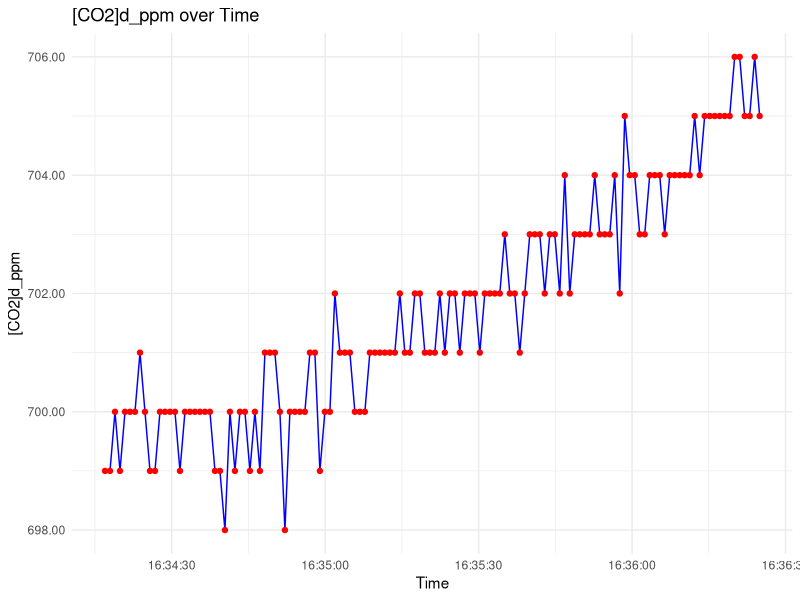
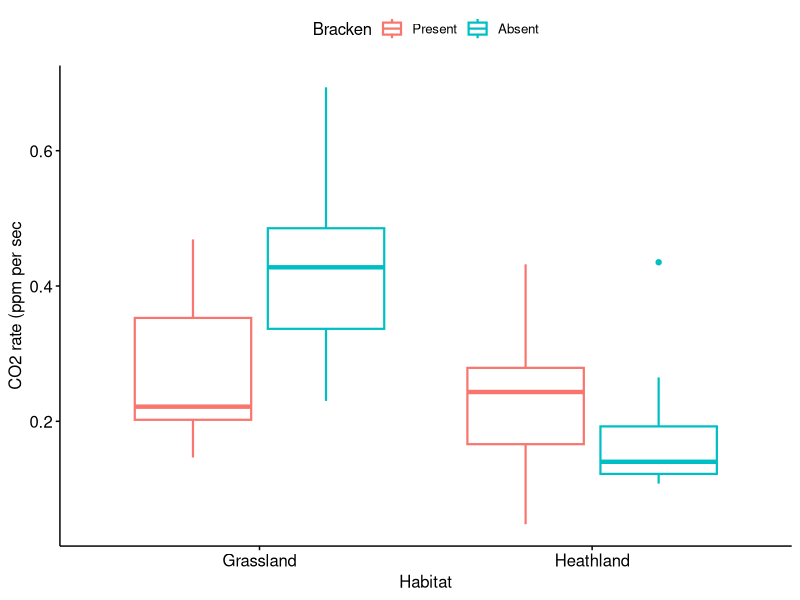
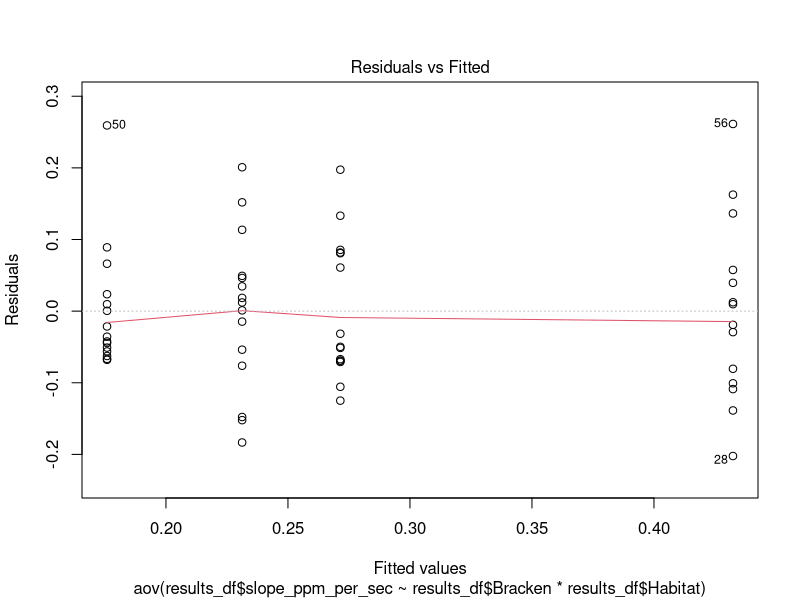
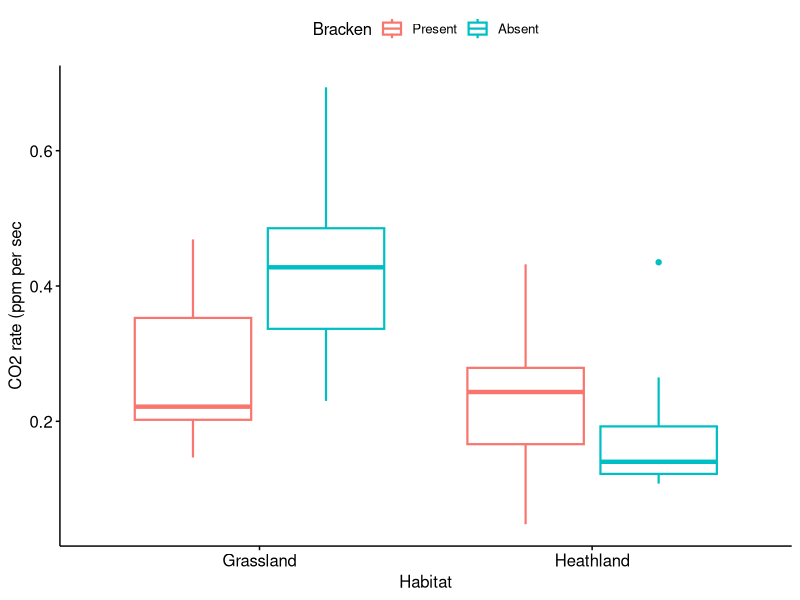

The R script that drew these images, in order: (Note: this script raises an error after producing the figures.)
# Load libraries
library(tidyverse)
library(here)
library(ggplot2)
library(lubridate)
library(ggpubr)
library(multcompView) #for significant difference letters

flux_data <- readr::read_delim(
  here::here("Data", "Gas Flux Measurements", "gas-flux-29-09-2025.csv"))

# Convert Time to POSIXct with milliseconds
flux_data <- flux_data %>%
  mutate(Time = as.POSIXct(Time, format = "%H:%M:%OS", tz = "UTC"))

start_time <- as.POSIXct("16:34:16.000", format = "%H:%M:%OS", tz = "UTC")
end_time   <- as.POSIXct("16:36:25.000", format = "%H:%M:%OS", tz = "UTC")

filtered_data <- flux_data %>%
  filter(Time >= start_time & Time <= end_time) 


ggplot(filtered_data, aes(x = Time, y = `[CO2]d_ppm`, group = 1)) +
  geom_line(color = "blue") +
  geom_point(color = "red", size = 1.5) +
  labs(
    title = "[CO2]d_ppm over Time",
    x = "Time",
    y = "[CO2]d_ppm"
  ) +
  scale_y_continuous(labels = scales::number_format(accuracy = 0.01)) +
  theme_minimal()

#### Linear regression to extract gradient ----

# Create numeric Time in seconds since start of measurement
filtered_data <- filtered_data %>%
  mutate(Time_sec = as.numeric(Time - min(Time)))
#run linear regression
model <- lm(`[CO2]d_ppm` ~ Time_sec, data = filtered_data)
#the gradient of the slope (units ppm per second)
summary(model)$coefficients["Time_sec", "Estimate"]

#### Function to automatically trim flux data based on time segments - CO2 ----

library(tidyverse)
library(lubridate)

# --- Load flux data ---
flux_data <- readr::read_delim(
  here::here("Data", "Gas Flux Measurements", "gas-flux-29-09-2025.csv"))

#remove commas from time row
flux_data$Time <- gsub(",", "", flux_data$Time)

# Combine Date and Time safely (for dd/mm/yyyy format with fractional seconds)
flux_data <- flux_data %>%
  mutate(
    DateTime = as.POSIXct(paste(Date, Time), format = "%d/%m/%Y %H:%M:%OS", tz = "UTC")
  )
# --- Load time ranges with sample IDs ---
time_ranges <- readr::read_delim(
  here::here("Data", "Gas Flux Measurements", "measurement-times-29-09-2025.csv"))

# Combine Date + start_time and Date + end_time into POSIXct
# (Assuming the Date column matches the start/end times)
time_ranges <- time_ranges %>%
  mutate(
    start_datetime = as.POSIXct(paste(Date, Start), format = "%d/%m/%Y %H:%M:%OS", tz = "UTC"),
    end_datetime   = as.POSIXct(paste(Date, End),   format = "%d/%m/%Y %H:%M:%OS", tz = "UTC")
  )


# --- Initialize list to store regression results ---
results_list <- list()

# --- Loop through each time range ---
for (i in 1:nrow(time_ranges)) {
  sample_id <- time_ranges$Mesocosm[i]
  start_dt <- time_ranges$start_datetime[i]
  end_dt <- time_ranges$end_datetime[i]
  
  # Subset flux data for this time window
  data_chunk <- flux_data %>%
    filter(DateTime >= start_dt & DateTime <= end_dt) %>%
    mutate(Time_sec = as.numeric(DateTime - min(DateTime)))  # time relative to chunk start
  
  # Only run regression if enough data
  if (nrow(data_chunk) >= 2) {
    model <- lm(`[CO2]d_ppm` ~ Time_sec, data = data_chunk)
    slope <- coef(model)[["Time_sec"]]
    r_squared <- summary(model)$r.squared
  } else {
    slope <- NA
    r_squared <- NA
  }

  
  # Store the result
  results_list[[i]] <- tibble(
    sample_id = sample_id,
    start_time = start_dt,
    end_time = end_dt,
    slope_ppm_per_sec = slope,
    r2 = r_squared
  )
}

# --- Combine results into one data frame ---
results_df <- bind_rows(results_list)

# --- View or export ---
print(results_df)


#append environmental factors 
factors <- readr::read_delim(
  here::here("Data", "Gas Flux Measurements", "mesocosm_id_factors.csv"))

# Left join to keep all rows from results_df and add matching Habitat and Vegetation
results_df <- results_df %>%
  left_join(factors, by = "sample_id")


#reorder the sites so they show up on the plot from west (LHS) to east (RHS)
results_df$Bracken <- factor(results_df$Bracken, levels = c("Present", "Absent"))
#reorder the habitats so they appear in the specified order
results_df$Habitat <- factor(results_df$Habitat, levels = c("Grassland", "Heathland"))

#boxplot the data. Use aes() with backticks (``) so avoid an error with our column name
co2_bxp <- ggboxplot(results_df, x = "Habitat", aes(y = `slope_ppm_per_sec`), color = "Bracken", lwd = 0.75)  + 
  labs(x = "Habitat",
       y = "CO2 rate (ppm per sec") + theme(
         # Remove panel border
         panel.border = element_blank(),  
         # Remove panel grid lines
         panel.grid.major = element_blank(),
         panel.grid.minor = element_blank(),
         # Remove panel background
         panel.background = element_blank(),
         # Add axis line
         axis.line = element_line(colour = "black", linewidth = 0.5),
         #change colour and thickness of axis ticks
         axis.ticks = element_line(colour = "black", linewidth = 0.5),
         #change axis labels colour
         axis.title.x = element_text(colour = "black"),
         axis.title.y = element_text(colour = "black"),
         #change tick labels colour
         axis.text.x = element_text(colour = "black"),
         axis.text.y = element_text(colour = "black"),
       ) 

show(co2_bxp)  
#save our plot
ggsave(path = "Figures", paste0(Sys.Date(), "_co2-ppm-per-sec.svg"), width = 10, height= 5, co2_bxp)

#Type 1 two-way anova using data from all sites
anova <- aov(results_df$slope_ppm_per_sec ~ results_df$Bracken*results_df$Habitat)
#check homogeneity of variance
plot(anova, 1)
#levene test.  if p value < 0.05, there is evidence to suggest that the variance across groups is statistically significantly different.
leveneTest(d$pH ~ d$Vegetation*d$Site)
#check normality.  
plot(anova, 2)
#conduct shapiro-wilk test on ANOVA residuals to test for normality
#extract the residuals
aov_residuals <- residuals(object = anova)
#run shapiro-wilk test.  if p > 0.05 the data is normal
shapiro.test(x = aov_residuals)

summary(anova)
#tukey's test to identify significant interactions
tukey <- TukeyHSD(anova)
#print(tukey)
#compact letter display
cld <- multcompLetters4(anova, tukey)
print(cld)



# Optional: write to CSV
# write_csv(results_df, "co2_slopes_output.csv")


  

#### Function to automatically trim flux data based on time segments - CH4 ----

library(tidyverse)
library(lubridate)

# --- Load flux data ---
flux_data <- readr::read_delim(
  here::here("Data", "Gas Flux Measurements", "gas-flux-29-09-2025.csv"))

#remove commas from time row
flux_data$Time <- gsub(",", "", flux_data$Time)

# Combine Date and Time safely (for dd/mm/yyyy format with fractional seconds)
flux_data <- flux_data %>%
  mutate(
    DateTime = as.POSIXct(paste(Date, Time), format = "%d/%m/%Y %H:%M:%OS", tz = "UTC")
  )
# --- Load time ranges with sample IDs ---
time_ranges <- readr::read_delim(
  here::here("Data", "Gas Flux Measurements", "measurement-times-29-09-2025.csv"))

# Combine Date + start_time and Date + end_time into POSIXct
# (Assuming the Date column matches the start/end times)
time_ranges <- time_ranges %>%
  mutate(
    start_datetime = as.POSIXct(paste(Date, Start), format = "%d/%m/%Y %H:%M:%OS", tz = "UTC"),
    end_datetime   = as.POSIXct(paste(Date, End),   format = "%d/%m/%Y %H:%M:%OS", tz = "UTC")
  )


# --- Initialize list to store regression results ---
results_list <- list()

# --- Loop through each time range ---
for (i in 1:nrow(time_ranges)) {
  sample_id <- time_ranges$Mesocosm[i]
  start_dt <- time_ranges$start_datetime[i]
  end_dt <- time_ranges$end_datetime[i]
  
  # Subset flux data for this time window
  data_chunk <- flux_data %>%
    filter(DateTime >= start_dt & DateTime <= end_dt) %>%
    mutate(Time_sec = as.numeric(DateTime - min(DateTime)))  # time relative to chunk start
  
  # Only run regression if enough data
  if (nrow(data_chunk) >= 2) {
    model <- lm(`[CH4]d_ppm` ~ Time_sec, data = data_chunk)
    slope <- coef(model)[["Time_sec"]]
    r_squared <- summary(model)$r.squared
  } else {
    slope <- NA
    r_squared <- NA
  }
  
  # Store the result
  results_list[[i]] <- tibble(
    sample_id = sample_id,
    start_time = start_dt,
    end_time = end_dt,
    slope_ppm_per_sec = slope,
    r2 = r_squared
  )
}

# --- Combine results into one data frame ---
results_df <- bind_rows(results_list)

# --- View or export ---
print(results_df)


#append environmental factors 
factors <- readr::read_delim(
  here::here("Data", "Gas Flux Measurements", "mesocosm_id_factors.csv"))

# Left join to keep all rows from results_df and add matching Habitat and Vegetation
results_df <- results_df %>%
  left_join(factors, by = "sample_id")


#reorder the sites so they show up on the plot from west (LHS) to east (RHS)
results_df$Bracken <- factor(results_df$Bracken, levels = c("Present", "Absent"))
#reorder the habitats so they appear in the specified order
results_df$Habitat <- factor(results_df$Habitat, levels = c("Grassland", "Heathland"))

#boxplot the data. Use aes() with backticks (``) so avoid an error with our column name
ch4_bxp <- ggboxplot(results_df, x = "Habitat", aes(y = `slope_ppm_per_sec`), color = "Bracken", lwd = 0.75)  + 
  labs(x = "Habitat",
       y = "CH4 rate (ppm per sec") + theme(
         # Remove panel border
         panel.border = element_blank(),  
         # Remove panel grid lines
         panel.grid.major = element_blank(),
         panel.grid.minor = element_blank(),
         # Remove panel background
         panel.background = element_blank(),
         # Add axis line
         axis.line = element_line(colour = "black", linewidth = 0.5),
         #change colour and thickness of axis ticks
         axis.ticks = element_line(colour = "black", linewidth = 0.5),
         #change axis labels colour
         axis.title.x = element_text(colour = "black"),
         axis.title.y = element_text(colour = "black"),
         #change tick labels colour
         axis.text.x = element_text(colour = "black"),
         axis.text.y = element_text(colour = "black"),
       ) 

show(ch4_bxp)  
#save our plot
ggsave(path = "Figures", paste0(Sys.Date(), "_co2-ppm-per-sec.svg"), width = 10, height= 5, ch4_bxp)

#Type 1 two-way anova using data from all sites
anova <- aov(results_df$slope_ppm_per_sec ~ results_df$Bracken*results_df$Habitat)
#check homogeneity of variance
plot(anova, 1)
#levene test.  if p value < 0.05, there is evidence to suggest that the variance across groups is statistically significantly different.
leveneTest(d$pH ~ d$Vegetation*d$Site)
#check normality.  
plot(anova, 2)
#conduct shapiro-wilk test on ANOVA residuals to test for normality
#extract the residuals
aov_residuals <- residuals(object = anova)
#run shapiro-wilk test.  if p > 0.05 the data is normal
shapiro.test(x = aov_residuals)

summary(anova)
#tukey's test to identify significant interactions
tukey <- TukeyHSD(anova)
#print(tukey)
#compact letter display
cld <- multcompLetters4(anova, tukey)
print(cld)



# Optional: write to CSV
# write_csv(results_df, "co2_slopes_output.csv")
